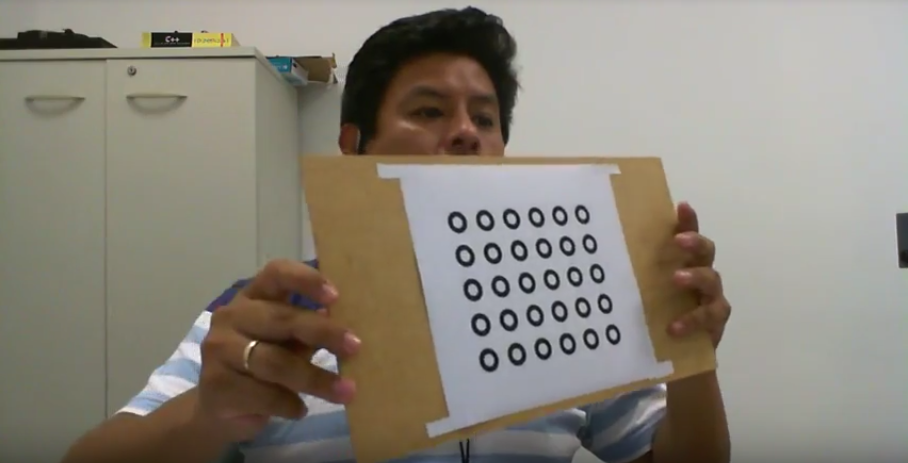
//> input picture images/Captura16.PNG, 908 x 463 px
$ ./main   (built with g++ and OpenCV 4)
//> lines starting //> are read from the running program, lines starting //| are printed output that depends on the picture; after the words box and inside, x2 and y2 are one past the last pixel; in counts of white or black regions, pixels touching at a corner belong together
#include <opencv2/imgproc/imgproc.hpp>
#include <opencv2/opencv.hpp>
#include <opencv2/highgui/highgui_c.h>
#include <vector>
#include <iostream>
#include <stdio.h>
#include <stdlib.h>

using namespace cv;
using namespace std;

Mat src; Mat src_gray;
int thresh = 90;
int max_thresh = 255;
RNG rng(12345);

/// Function header
void thresh_callback(int, void*);

// [4 lines left out: function euclideanDist, not called in this run]

struct node {
	Point2f center;
	int count;
	float w;

	node(Point center, int count, float w)
	{
		this->center = center;
		this->count = count;
		this->w = w;
	}
};

/** @function main */
int main(int argc, char** argv)
{
	/// Load source image and convert it to gray
	src = imread("images/Captura16.PNG", 1);
//> src is the input picture: 463 rows x 908 cols, CV_8UC3; mean B, G, R 122.6, 133.6, 139.3

	/// Convert image to gray and blur it
	cvtColor(src, src_gray, CV_BGR2GRAY);
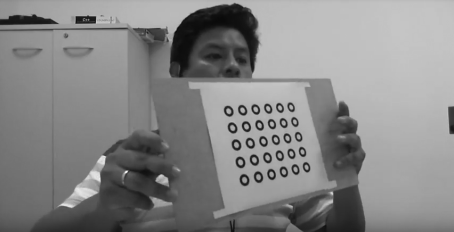
//> src_gray: 463 rows x 908 cols, CV_8UC1 (shown at 1/2 size); min 7, max 253, mean 134.1
	blur(src_gray, src_gray, Size(3, 3));

	// 0: Binary
	// 1: Binary Inverted
	// 2: Threshold Truncated
	// 3: Threshold to Zero
	// 4: Threshold to Zero Inverted

	threshold(src_gray, src_gray, 100, 255, 3);
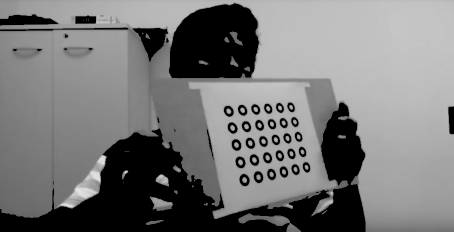
//> src_gray: 463 rows x 908 cols, CV_8UC1 (shown at 1/2 size); min 0, max 240, mean 118.6

	/// Create Window
	namedWindow("Source", CV_WINDOW_AUTOSIZE);
	imshow("Source", src);

	createTrackbar(" Threshold:", "Source", &thresh, max_thresh, thresh_callback);
	thresh_callback(0, 0);

	waitKey(0);
	return(0);
}

/** @function thresh_callback */
void thresh_callback(int, void*)
{
	Mat threshold_output;
	vector<vector<Point> > contours;
	vector<Vec4i> hierarchy;

	/// Detect edges using Threshold
	threshold(src_gray, threshold_output, 100, 255, THRESH_BINARY);
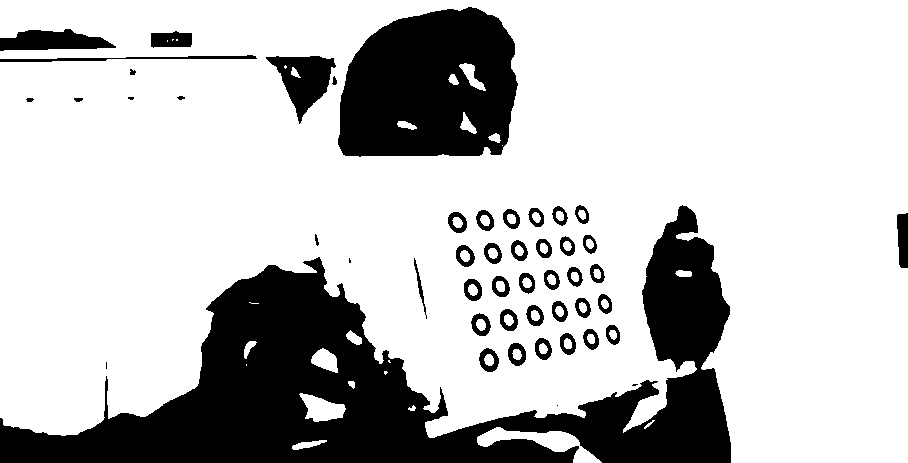
//> threshold_output: 463 rows x 908 cols, CV_8UC1; 76% white; 49 black regions (5 under 20 px), largest, box (x1, y1, x2, y2) and area: (0, 205, 731, 463) 67112, (338, 7, 518, 157) 21777, (266, 56, 336, 124) 2287

	/// Detect edges using canny
	Canny(threshold_output, threshold_output, thresh, thresh * 2, 3);
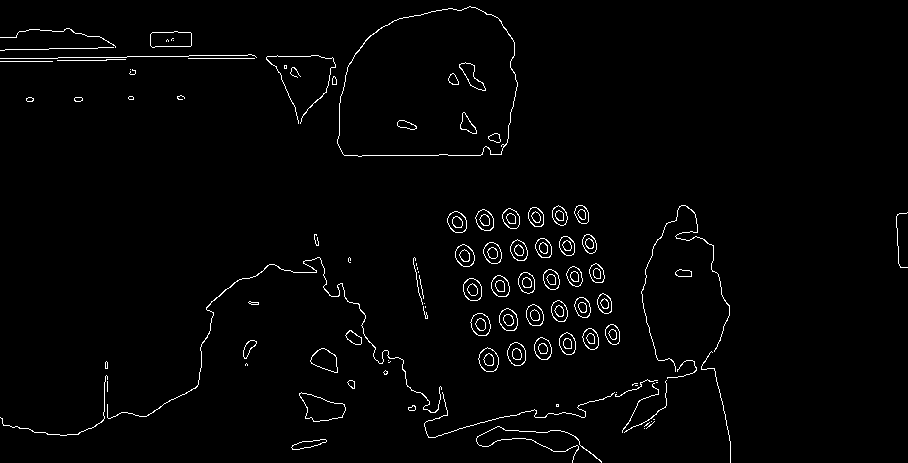
//> threshold_output: 463 rows x 908 cols, CV_8UC1; 1.9% white in thin lines or dots

	/// Find contours
	findContours(threshold_output, contours, hierarchy, CV_RETR_TREE, CV_CHAIN_APPROX_SIMPLE, Point(0, 0));
//> contours = 218 contours, 58 with area under 20; largest, box (x1, y1, x2, y2) and area: (337, 6, 518, 157) 22478, (337, 6, 518, 157) 22438, (299, 392, 346, 422) 794, (299, 392, 346, 422) 788, (150, 31, 192, 48) 578

	/// Find the rotated rectangles and ellipses for each contour
	vector<RotatedRect> minRect(contours.size());
	vector<RotatedRect> minEllipse(contours.size());

	for (int i = 0; i < contours.size(); i++)
	{
		minRect[i] = minAreaRect(Mat(contours[i]));
		if (contours[i].size() > 5)
		{
			minEllipse[i] = fitEllipse(Mat(contours[i]));
		}
	}
//> after the loop, minRect = 218 RotatedRects (x, y, width, height, angle), first 8: [308.5, 443.5, 35.69, 7.33, -10.3], [308.5, 443.5, 35.69, 7.33, -10.3], [644, 428, 0, 0, -90], [540, 441.4, 29.41, 127.3, -79.92], [646.5, 424, 6.36, 0.71, -45], [650, 424.5, 10.61, 0.71, -45], [651, 421, 0, 0, -90], [653.5, 419, 0, 1, -90]; minEllipse = 218 RotatedRects (x, y, width, height, angle), first 8: [307.4, 443.8, 6.73, 35.85, 78.86], [307.1, 443.9, 6.68, 36.36, 78.64], [0, 0, 0, 0, 0], [533.6, 442.1, 30.79, 108, 96.72], [646.5, 424, 0, 0.71, 0], [649.7, 424.8, 0, 0.71, 0], [0, 0, 0, 0, 0], [0, 0, 0, 0, 0]

	// Draw ellipses
	Mat drawing = Mat::zeros(threshold_output.size(), CV_8UC3);
	Point2f last(-10, -10);
	std::vector<node> centers;
	int n = 0;
	for (int i = 0; i < contours.size(); i++)
	{
		Scalar color = Scalar(rng.uniform(0, 255), rng.uniform(0, 255), rng.uniform(0, 255));
		Point2f np(minEllipse[i].center.x, minEllipse[i].center.y);
		if (norm(last - np) < 5) {
			centers[n - 1].count++;
			float w_np = pow(minEllipse[i].size.area(), 3);
			centers[n - 1].center = (np*w_np + centers[n - 1].center*centers[n - 1].w) / (w_np + centers[n - 1].w);
			if (centers[n - 1].count > 2) {
				ellipse(drawing, minEllipse[i], color, 2, 8);
			}
		}
		else {
			n++;
			centers.push_back(node(np, 1, pow(minEllipse[i].size.area(), 3)));
		}
		last = np;
	}
//> this loop made 218 passes
//> (this->center in node, this->w in node, last) on passes 1, 4, 5, 9, 14, 15, 18, 19: (Point(307, 444), 14043917, Point(307.4, 443.8)), (Point(534, 442), 3.68e+10, Point(533.6, 442.1)), (Point(646, 424), 0, Point(646.5, 424)), (Point(412, 408), 84185, Point(411.9, 407.9)), (Point(531, 390), 2.86e+12, Point(531, 389.6)), (Point(320, 408), 1.85e+09, Point(320.3, 408)), (Point(651, 377), 1.26e+09, Point(651.1, 376.7)), (Point(633, 384), 4.19e-08, Point(633.2, 383.8))
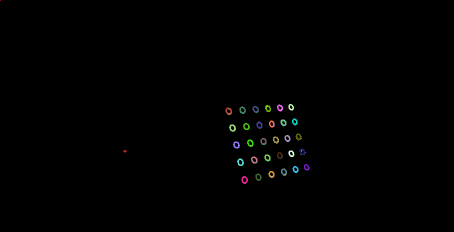
//> drawing: 463 rows x 908 cols, CV_8UC3 (shown at 1/2 size); mean B, G, R 0.9, 1, 0.9
//> after the loop, centers = 99 items; n = 99

	std::vector<Point2f> PointBuffer;

	for (auto center : centers) {
		if (center.count > 3)
			PointBuffer.push_back(center.center);
	}
//> this loop made 99 passes

	cv::drawChessboardCorners(src, Size(6, 5), PointBuffer, true);
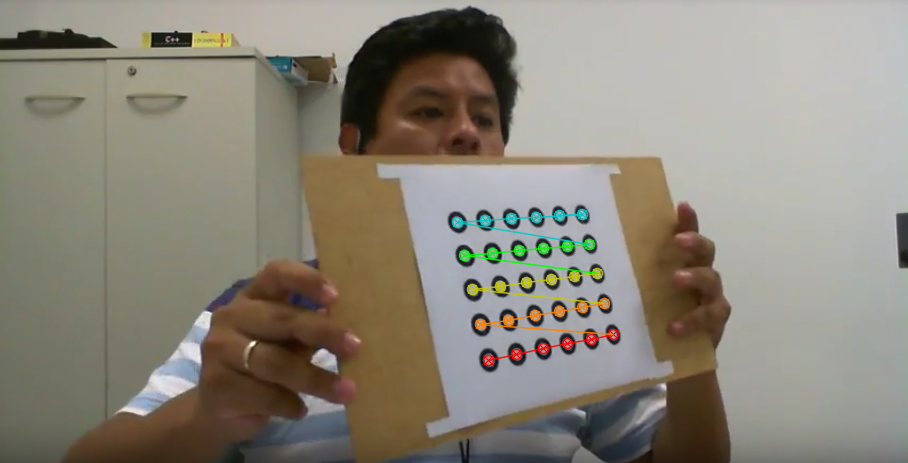
//> src: 463 rows x 908 cols, CV_8UC3; 1.39% of pixels changed, all inside (x1, y1, x2, y2) = (451, 208, 620, 367)
	namedWindow("Pattern", CV_WINDOW_AUTOSIZE);
	imshow("Pattern", src);

	/// Show in a window
	namedWindow("Contours", CV_WINDOW_AUTOSIZE);
	imshow("Contours", drawing);
}

$ run again, with images/Captura1.PNG copied over images/Captura16.PNG
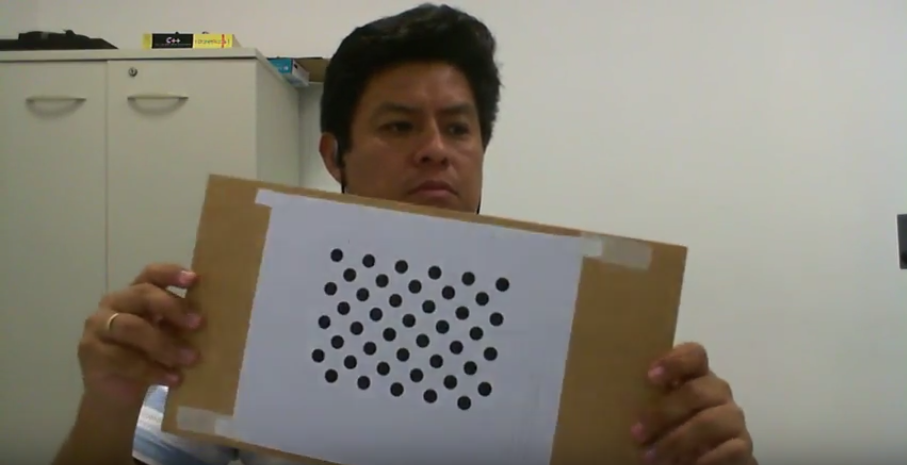
//> input picture images/Captura1.PNG, 907 x 465 px
//> src is the input picture: 465 rows x 907 cols, CV_8UC3; mean B, G, R 120.4, 131.3, 135.6
//> in thresh_callback, `threshold(src_gray, threshold_output, 100, 255, THRESH_BINARY);`:
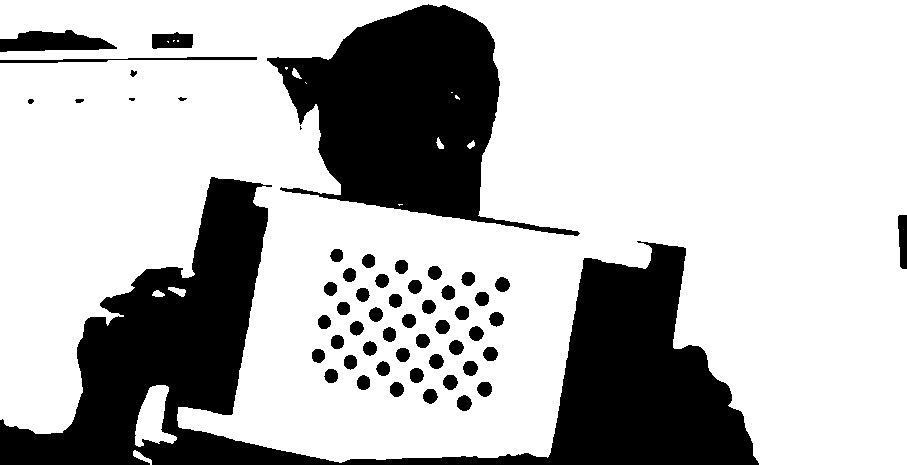
//> threshold_output: 465 rows x 907 cols, CV_8UC1; 73.4% white; 56 black regions (2 under 20 px), largest, box (x1, y1, x2, y2) and area: (0, 177, 759, 465) 67668, (267, 4, 580, 236) 33969, (0, 30, 117, 52) 1727
//> in thresh_callback, `Canny(threshold_output, threshold_output, thresh, thresh * 2, 3);`:
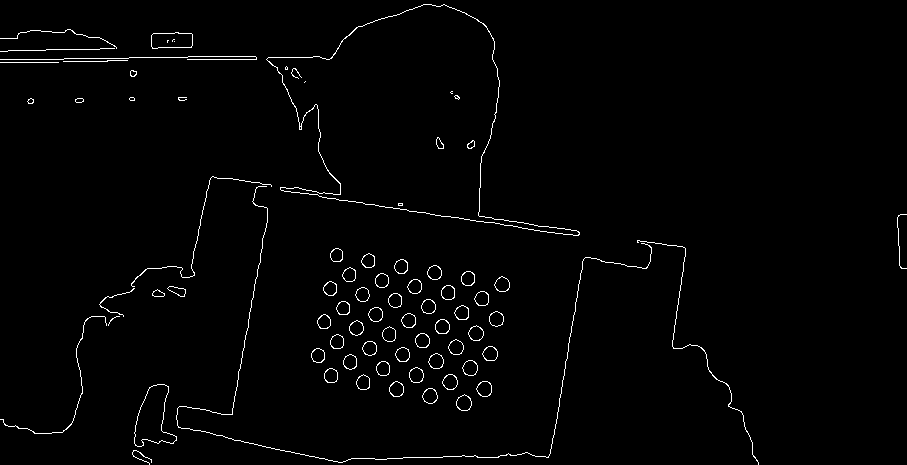
//> threshold_output: 465 rows x 907 cols, CV_8UC1; 1.5% white in thin lines or dots
//> contours = 138 contours, 30 with area under 20; largest, box (x1, y1, x2, y2) and area: (266, 4, 580, 236) 34150, (266, 4, 580, 236) 34086, (134, 384, 177, 447) 1492, (134, 384, 177, 447) 1488, (151, 32, 193, 49) 579
//> the loop in thresh_callback, `for (int i = 0; i < contours.size(); i++)` made 138 passes
//> after the loop in thresh_callback, `for (int i = 0; i < contours.size(); i++)`: minRect = 138 RotatedRects (x, y, width, height, angle), first 8: [141.7, 456.6, 6.71, 21.47, -63.43], [463.7, 402.6, 15.65, 15.21, -63.43], [463.8, 402.8, 14.14, 14.85, -45], [429.6, 395.7, 14.76, 15.21, -26.57], [429.8, 395.8, 14.14, 13.44, -45], [152.7, 414.7, 42.47, 60.24, -5.36], [152.6, 414.7, 42.38, 60.17, -5.53], [483.5, 388.5, 15, 15, -90]; minEllipse = 138 RotatedRects (x, y, width, height, angle), first 8: [140.3, 456, 6.48, 23.87, 118.8], [463.6, 402.7, 15.03, 15.88, 5.1], [463.5, 402.8, 14.94, 16.1, 9.52], [429.7, 395.6, 14.59, 15.18, 2.97], [429.6, 395.5, 14.55, 15.48, 160.7], [155.5, 418.2, 42.21, 63.6, 11.32], [155.3, 417.6, 40.91, 60.94, 11.39], [484.3, 388.5, 15.39, 15.46, 0]
//> the loop in thresh_callback, `for (int i = 0; i < contours.size(); i++)` made 138 passes
//> (this->center in node, this->w in node, last) on passes 1, 2, 4, 6, 8, 10, 12, 14: (Point(140, 456), 3699645.8, Point(140.3, 456)), (Point(464, 403), 13590595, Point(463.6, 402.7)), (Point(430, 396), 10867982, Point(429.7, 395.6)), (Point(155, 418), 1.94e+10, Point(155.5, 418.2)), (Point(484, 388), 13474954, Point(484.3, 388.5)), (Point(396, 389), 10905488, Point(396.2, 389)), (Point(450, 382), 12510693, Point(449.7, 381.8)), (Point(363, 382), 9385136, Point(363.2, 382.3))
//> after the loop in thresh_callback, `for (int i = 0; i < contours.size(); i++)`: centers = 83 items; n = 83
//> the loop in thresh_callback, `for (auto center : centers)` made 83 passes

$ run again, with images/Captura11.PNG copied over images/Captura16.PNG
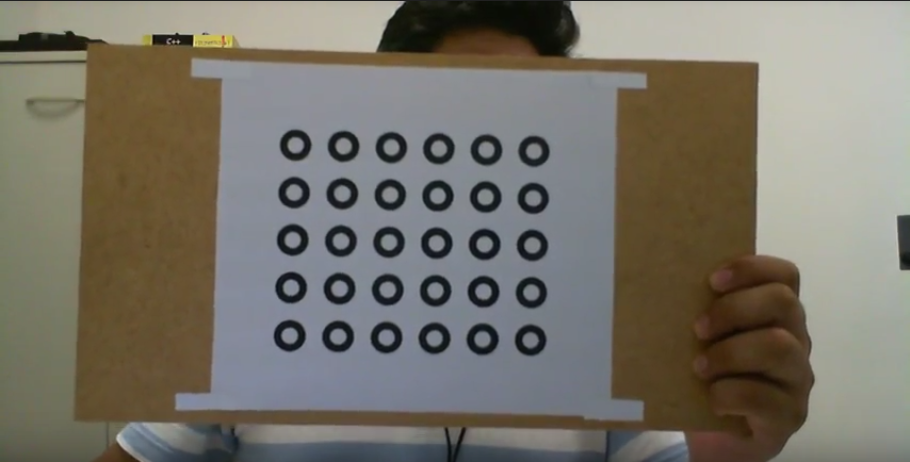
//> input picture images/Captura11.PNG, 910 x 462 px
//> src is the input picture: 462 rows x 910 cols, CV_8UC3; mean B, G, R 104.8, 115.2, 119.6
//> contours = 148 contours, 17 with area under 20; largest, box (x1, y1, x2, y2) and area: (174, 56, 647, 420) 140946, (174, 56, 647, 420) 140941, (237, 423, 445, 445) 3540, (237, 423, 445, 445) 3536, (465, 427, 583, 451) 2238
//> the loop in thresh_callback, `for (int i = 0; i < contours.size(); i++)` made 148 passes
//> after the loop in thresh_callback, `for (int i = 0; i < contours.size(); i++)`: minRect = 148 RotatedRects (x, y, width, height, angle), first 8: [685, 456, 0, 0, -90], [685.5, 454, 0, 1, -90], [144.7, 452.6, 15.84, 12.04, -84.81], [169.3, 446.6, 5.33, 37.05, -86.82], [149, 443, 0, 0, -90], [111, 436.5, 1, 0, -90], [124.7, 448.4, 3.23, 38.18, -46.17], [657.3, 441.8, 57.01, 24.81, -3.81]; minEllipse = 148 RotatedRects (x, y, width, height, angle), first 8: [0, 0, 0, 0, 0], [0, 0, 0, 0, 0], [146.3, 451.2, 11.16, 18.59, 148], [168.7, 445.2, 7.38, 31.99, 94.06], [0, 0, 0, 0, 0], [0, 0, 0, 0, 0], [126.6, 447.4, 6.47, 37.67, 130.1], [659.9, 441.4, 24.61, 63.39, 86.28]
//> the loop in thresh_callback, `for (int i = 0; i < contours.size(); i++)` made 148 passes
//> (this->center in node, this->w in node, last) on passes 3, 4, 7, 8, 10, 11, 14, 16: (Point(146, 451), 8925808, Point(146.3, 451.2)), (Point(169, 445), 13144269, Point(168.7, 445.2)), (Point(127, 447), 14450445, Point(126.6, 447.4)), (Point(660, 441), 3.8e+09, Point(659.9, 441.4)), (Point(454, 430), 257.7, Point(454, 430.5)), (Point(528, 437), 3.38e+10, Point(528.1, 437.2)), (Point(337, 433), 1.44e+11, Point(337.4, 433.4)), (Point(152, 433), 1.46e+10, Point(152.1, 433))
//> after the loop in thresh_callback, `for (int i = 0; i < contours.size(); i++)`:
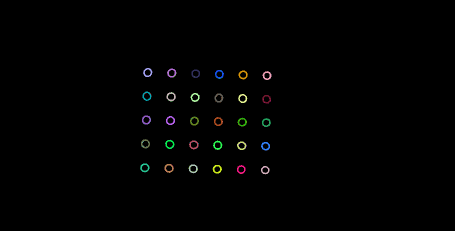
//> drawing: 462 rows x 910 cols, CV_8UC3 (shown at 1/2 size); mean B, G, R 1.3, 1.5, 1.4
//> after the loop in thresh_callback, `for (int i = 0; i < contours.size(); i++)`: centers = 50 items; n = 50
//> the loop in thresh_callback, `for (auto center : centers)` made 50 passes
//> in thresh_callback, `cv::drawChessboardCorners(src, Size(6, 5), PointBuffer, true);`:
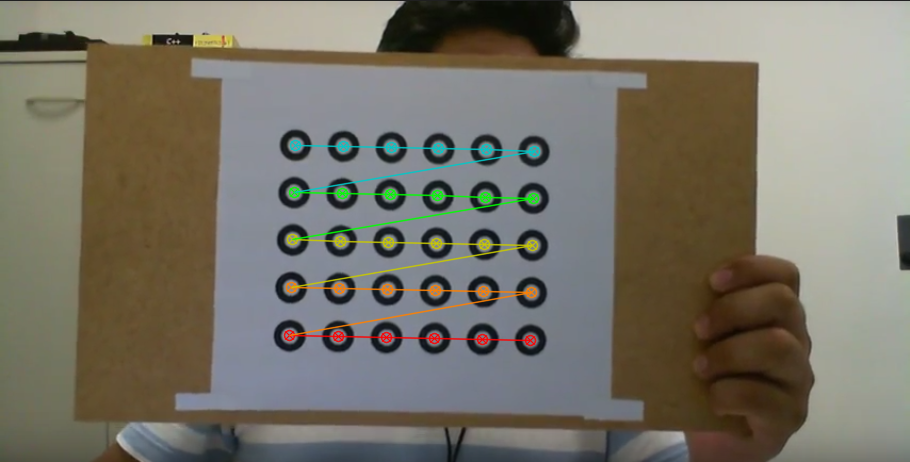
//> src: 462 rows x 910 cols, CV_8UC3; 2.12% of pixels changed, all inside (x1, y1, x2, y2) = (283, 139, 541, 347)
